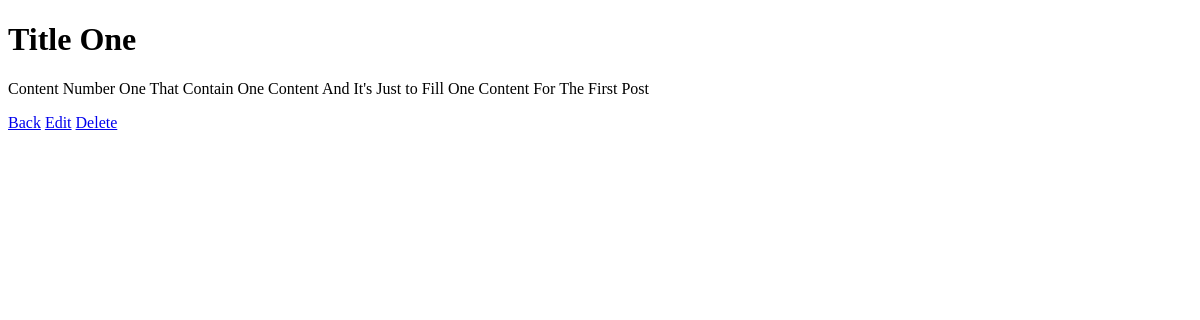
Page /posts/1/ on the earlier database version.
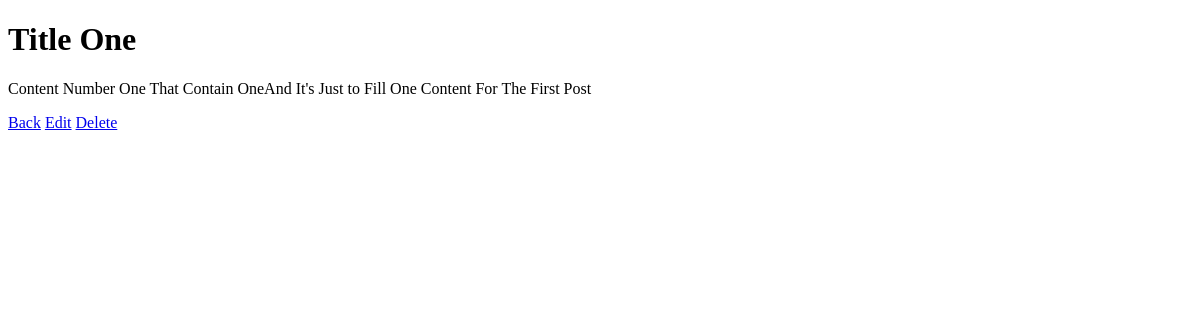
Same page on the later database version.
### blog/models.py (models this page shows, shortened)
class Post(models.Model):
    title = models.CharField(max_length=300)
    content = models.TextField()
    created_at = models.DateTimeField(auto_now_add=True)

### blog/views.py (the view)
# urls.py: path('posts/<int:pk>/', views.post_detail, name='post_detail'),
def post_detail(request, pk):
    post = get_object_or_404(Post, pk=pk)
    return render(request, "blog/post_detail.html", {"post": post})

### blog/templates/blog/post_detail.html
<!doctype html>
<html>
<head><title>{{ post.title }}</title></head>
<body>
  <h1>{{ post.title }}</h1>
  <p>{{ post.content }}</p>
  <a href="{% url 'post_list' %}">Back</a>
  <a href="{% url 'post_update' post.pk %}">Edit</a>
  <a href="{% url 'post_delete' post.pk %}">Delete</a>
</body>
</html>

Differences in the rows shown:
changed Post "Title One": content "Content Number One That Contain One Content And It's Just to Fill One Content For The First Post" → "Content Number One That Contain OneAnd It's Just to Fill One Content For The First Post"
